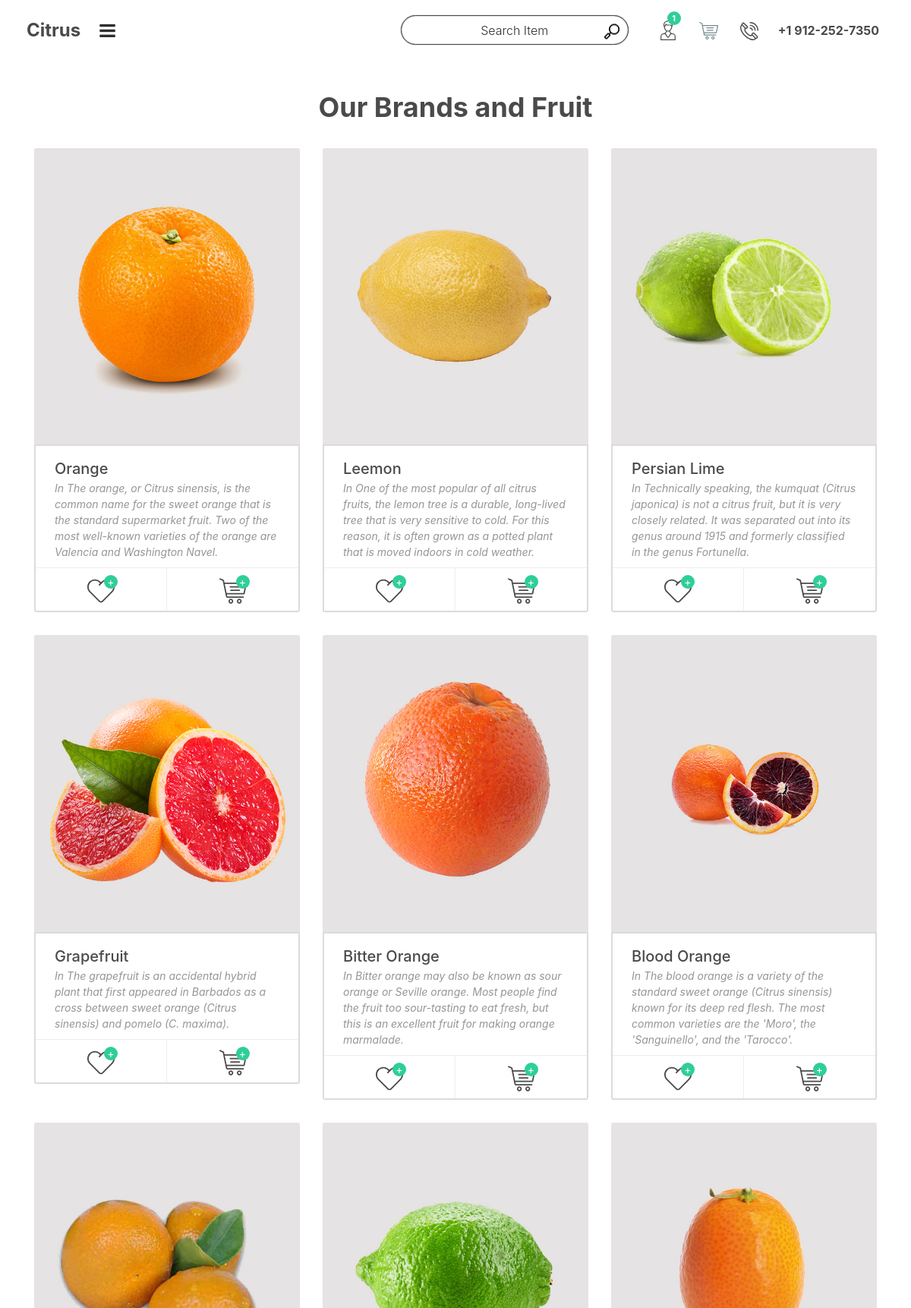
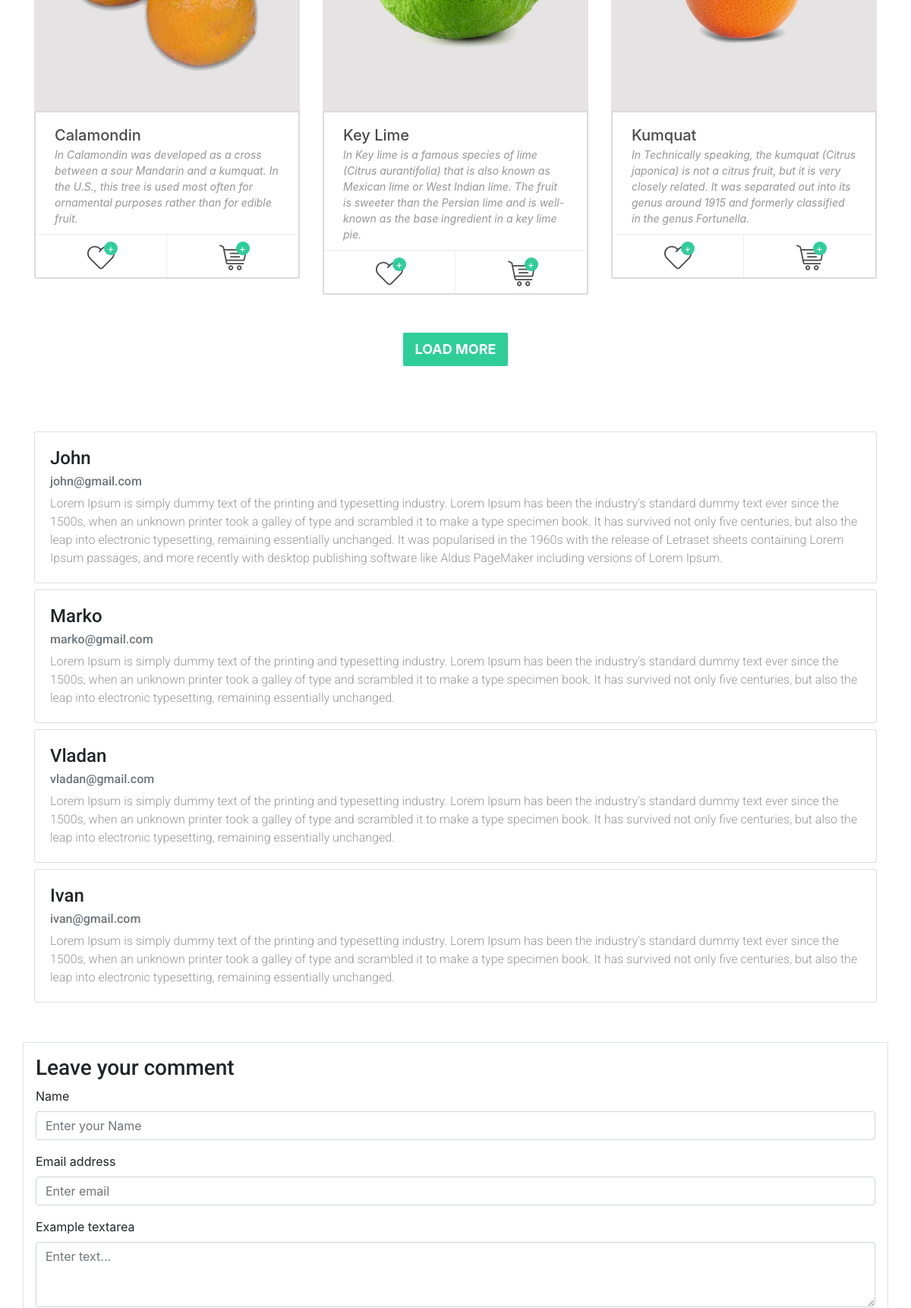
The page / (upper part) on the database its author committed (2 pictures, top to bottom).
### tables this page shows
CREATE TABLE `items` (
  `id` int(11) NOT NULL,
  `title` varchar(128) NOT NULL,
  `image` varchar(128) NOT NULL,
  `description` varchar(225) NOT NULL
);

CREATE TABLE `comments` (
  `id` int(11) NOT NULL,
  `name` varchar(90) NOT NULL,
  `email` varchar(90) NOT NULL,
  `text` text NOT NULL,
  `status` tinyint(1) NOT NULL DEFAULT 0
);

### classes/model.php (called while the page is built)
<?php
class Model {
    private $server = "localhost";
    private $username = "root";
    private $password = "";
    private $db = "citrus";
    private $conn;
    protected function connect(){
        try {
            $this->conn = new PDO("mysql:host=$this->server;dbname=$this->db", $this->username, $this->password);
            $this->conn->setAttribute(PDO::ATTR_DEFAULT_FETCH_MODE, PDO::FETCH_OBJ);
        } catch (PDOException $e) {
                echo "connection filed" . $e->getMessage();
        }
        return $this->conn;
    }
}
?>

### classes/product.php (called while the page is built)
<?php
Class Product extends Model {
 public function select(){
    $sql = "SELECT * FROM items";
    $result = $this->connect()->prepare($sql);
    $result->execute();
    $rows = $result->fetchAll();
    return $rows;
 }
}
?>

### classes/comment.php (called while the page is built, shortened)
<?php
Class Comment extends Model {
 public function select(){
    $sql = "SELECT * FROM `comments` WHERE status = 1";
    $result = $this->connect()->prepare($sql);
    $result->execute();
    $rows = $result->fetchAll();
    return $rows;
 }
}
?>

### inc/products.php (the view)
<div class="products mt-5">
			<div class="container">
				<div class="row">
					<div class="col-lg-6 offset-lg-3">
						<div class="section_title text-center">Our Brands and Fruit</div>
					</div>
				</div>
				<div class="row products_row">
				<?php
					$product = new Product();
					$rows = $product->select();
				?>
				<?php foreach($rows as $row): ?>
					<div class="col-xl-4 col-md-6">
						<div class="product">
							<div class="product_image"><img src="images/<?= $row->image; ?>" alt=""></div>
							<div class="product_content">
								<div class="product_info d-flex flex-row align-items-start justify-content-start">
									<div>
										<div>
											<div class="product_name"><a href="#"><?= $row->title; ?></a></div>
											<div class="product_category">In <a href="#"><?= $row->description; ?></a></div>
										</div>
									</div>
								</div>
								<div class="product_buttons">
									<div class="text-right d-flex flex-row align-items-start justify-content-start">
										<div class="product_button product_fav text-center d-flex flex-column align-items-center justify-content-center">
											<div><div><img src="images/heart_2.svg" class="svg" alt=""><div>+</div></div></div>
										</div>
										<div class="product_button product_cart text-center d-flex flex-column align-items-center justify-content-center">
											<div><div><img src="images/cart.svg" class="svg" alt=""><div>+</div></div></div>
										</div>
									</div>
								</div>
							</div>
						</div>
					</div>
				<?php  endforeach; ?>
				</div>
				<div class="row load_more_row">
					<div class="col">
						<div class="button load_more ml-auto mr-auto"><a href="#">load more</a></div>
					</div>
				</div>
			</div>
</div>

### inc/head.php (shortened to what this page needs)
<!DOCTYPE html>
<html lang="en">
<head>
<link rel="stylesheet" type="text/css" href="styles/bootstrap-4.1.2/bootstrap.min.css">
<link href="plugins/font-awesome-4.7.0/css/font-awesome.min.css" rel="stylesheet" type="text/css">
<link rel="stylesheet" type="text/css" href="plugins/OwlCarousel2-2.2.1/owl.carousel.css">
<link rel="stylesheet" type="text/css" href="plugins/OwlCarousel2-2.2.1/owl.theme.default.css">
<link rel="stylesheet" type="text/css" href="plugins/OwlCarousel2-2.2.1/animate.css">
<link rel="stylesheet" type="text/css" href="styles/main_styles.css">
<link rel="stylesheet" type="text/css" href="styles/responsive.css">
<link rel="stylesheet" href="https://stackpath.bootstrapcdn.com/bootstrap/4.4.1/css/bootstrap.min.css">
</head>
<body>

### index.php (shortened to what this page needs)
<?php session_start();
 include "inc/head.php";
?>
<div class="super_container">
<?php
 include "inc/header.php";
?>
	<div class="super_container_inner">
<?php
 include "inc/products.php";
?>
<?php
 include "inc/comment.php";
?>
<?php
 include "inc/comment-form.php";
?>
<?php
include "inc/footer.php";
?>
</body>
</html>

### inc/header.php (shortened to what this page needs)
<header class="header">
	<div class="header_content d-flex flex-row align-items-center justify-content-start">
		<div class="logo">
			<a href="index.php">
				<div class="d-flex flex-row align-items-center justify-content-start">
					<div>Citrus</div>
				</div>
			</a>
		</div>
		<div class="hamburger"><i class="fa fa-bars" aria-hidden="true"></i></div>
		<div class="header_right d-flex flex-row align-items-center justify-content-start ml-auto">
			<div class="header_search">
				<form action="#" id="header_search_form">
					<input type="text" class="search_input" placeholder="Search Item" required="required">
					<button class="header_search_button"><img src="images/search.png" alt=""></button>
				</form>
			</div>
			<div class="user"><a href="#"><div><img src="images/user.svg" alt="#"><div>1</div></div></a></div>
			<div class="cart"><a href="cart.html"><div><img class="svg" src="images/cart.svg" alt="#"></div></a></div>
			<div class="header_phone d-flex flex-row align-items-center justify-content-start">
				<div><div><img src="images/phone.svg" alt="#"></div></div>
				<div>+1 912-252-7350</div>
			</div>
		</div>
	</div>
</header>

### inc/comment.php
<div class="container">
	<div class="container">
		<div class="row">
			<?php
				$comment = new Comment();
				$rows  = $comment->select();
			?>
			<?php foreach($rows as $row): ?>
				<div class="card mt-1 mb-1">
					<div class="card-body">
					<h4 class="card-title"><?= $row->name; ?></h4>
  					  <h6 class="card-subtitle mb-2 text-muted"><?= $row->email; ?></h6>
						<p class="card-text"><?= $row->text; ?></p>
					</div>
				</div>
			<?php endforeach; ?>
		</div>
	</div>
</div>

### inc/comment-form.php (shortened to what this page needs)
<div class="container mt-5 mb-5 border p-3">
    <div class="row">
        <div class="col-12">
            <h3>Leave your comment</h3>
            <form action="insert.php" method="post" id="form">
                <div class="form-group">
                    <label for="name">Name</label>
                    <input type="name" class="form-control" id="name" name="name" placeholder="Enter your Name">
                </div>
                <div class="form-group">
                    <label for="exampleInputEmail1">Email address</label>
                    <input type="email" class="form-control" id="email" name="email" aria-describedby="emailHelp" placeholder="Enter email">
                </div>
                <div class="form-group">
                    <label for="exampleFormControlTextarea1">Example textarea</label>
                    <textarea class="form-control" id="text" name="text" rows="3" placeholder="Enter text..."></textarea>
                </div>
            </form>
        </div>
    </div>
</div>

### inc/footer.php (shortened to what this page needs)
</div>
</div>

### styles/responsive.css (style rules this page uses)
@media only screen and (max-width: 1780px) { .search_input { width: 310px; } }
@media only screen and (max-width: 1600px) { .search_input { width: 210px; } }
@media only screen and (max-width: 1600px) { .header_search { margin-right: 47px; } }
@media only screen and (max-width: 1440px) { .header_phone > div:first-child > div { width: 24px; height: 24px; } }
@media only screen and (max-width: 1440px) { .header_phone > div:last-child { font-size: 16px; } }
@media only screen and (max-width: 1440px) { .cart a > div { width: 25px; height: 25px; } }
@media only screen and (max-width: 1440px) { .user a > div { width: 26px; height: 26px; } }
@media only screen and (max-width: 1440px) { .user a > div > div { width: 18px; height: 18px; font-size: 11px; line-height: 18px; } }
@media only screen and (max-width: 1440px) { .header_search { margin-right: 39px; } }
@media only screen and (max-width: 1440px) { .hamburger { display: block; } }
@media only screen and (max-width: 1440px) { .search_input { width: 300px; } }

### rows shown on the page
items: image (picture), title "Orange", description "The orange, or Citrus sinensis, is the common name for the sweet orange that is the standard supermarket fruit. Two of the most well-known varieties of the orange are Valencia and Washington Navel."
items: image (picture), title "Leemon", description "One of the most popular of all citrus fruits, the lemon tree is a durable, long-lived tree that is very sensitive to cold. For this reason, it is often grown as a potted plant that is moved indoors in cold weather."
items: image (picture), title "Persian Lime", description "Technically speaking, the kumquat (Citrus japonica) is not a citrus fruit, but it is very closely related. It was separated out into its genus around 1915 and formerly classified in the genus Fortunella."
items: image (picture), title "Grapefruit", description "The grapefruit is an accidental hybrid plant that first appeared in Barbados as a cross between sweet orange (Citrus sinensis) and pomelo (C. maxima)."
items: image (picture), title "Bitter Orange", description "Bitter orange may also be known as sour orange or Seville orange. Most people find the fruit too sour-tasting to eat fresh, but this is an excellent fruit for making orange marmalade."
items: image (picture), title "Blood Orange", description "The blood orange is a variety of the standard sweet orange (Citrus sinensis) known for its deep red flesh. The most common varieties are the 'Moro', the 'Sanguinello', and the 'Tarocco'."
items: image (picture), title "Calamondin", description "Calamondin was developed as a cross between a sour Mandarin and a kumquat. In the U.S., this tree is used most often for ornamental purposes rather than for edible fruit."
items: image (picture), title "Key Lime", description "Key lime is a famous species of lime (Citrus aurantifolia) that is also known as Mexican lime or West Indian lime. The fruit is sweeter than the Persian lime and is well-known as the base ingredient in a key lime pie."
items: image (picture), title "Kumquat", description "Technically speaking, the kumquat (Citrus japonica) is not a citrus fruit, but it is very closely related. It was separated out into its genus around 1915 and formerly classified in the genus Fortunella."
comments: name "John", email "john@gmail.com", text "Lorem Ipsum is simply dummy text of the printing and typesetting industry. Lorem Ipsum has been the industry's standard dummy text ever since the 1500s, when an unknown printer took a galley of type and scrambled it to make a type specimen book. It has survived not only five centuries, but also the leap into electronic typesetting, remaining essentially unchanged. It was popularised in the 1960s with the release of Letraset sheets containing Lorem Ipsum passages, and more recently with desktop publishing software like Aldus PageMaker including versions of Lorem Ipsum."
comments: name "Marko", email "marko@gmail.com", text "Lorem Ipsum is simply dummy text of the printing and typesetting industry. Lorem Ipsum has been the industry's standard dummy text ever since the 1500s, when an unknown printer took a galley of type and scrambled it to make a type specimen book. It has survived not only five centuries, but also the leap into electronic typesetting, remaining essentially unchanged."
comments: name "Vladan", email "vladan@gmail.com", text "Lorem Ipsum is simply dummy text of the printing and typesetting industry. Lorem Ipsum has been the industry's standard dummy text ever since the 1500s, when an unknown printer took a galley of type and scrambled it to make a type specimen book. It has survived not only five centuries, but also the leap into electronic typesetting, remaining essentially unchanged."
comments: name "Ivan", email "ivan@gmail.com", text "Lorem Ipsum is simply dummy text of the printing and typesetting industry. Lorem Ipsum has been the industry's standard dummy text ever since the 1500s, when an unknown printer took a galley of type and scrambled it to make a type specimen book. It has survived not only five centuries, but also the leap into electronic typesetting, remaining essentially unchanged."
